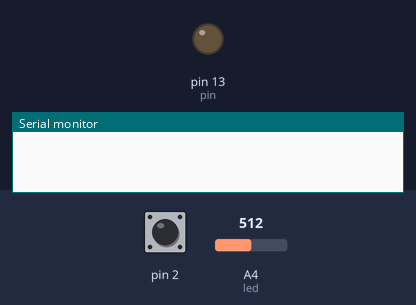
Bench run of a sketch on a simulated Arduino Uno, built with avr-gcc and run on an emulated ATmega328P. Shown: output pins drawn as LEDs (lit = HIGH), the last lines printed to the serial monitor. Dashed ring = blinking. Inputs (shaded band) come from the test bench; at power-on: pin 2 LOW, A4 (led) = 512.

Above: at 1.2 s.
1.3 s: pin 2 driven HIGH
At 2.3 s:
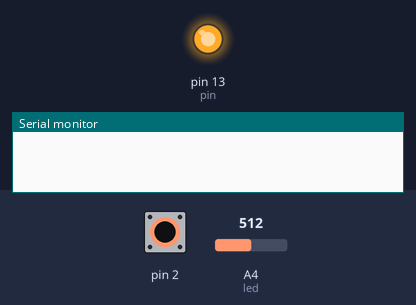
2.8 s: pin 2 driven LOW
At 3.5 s:
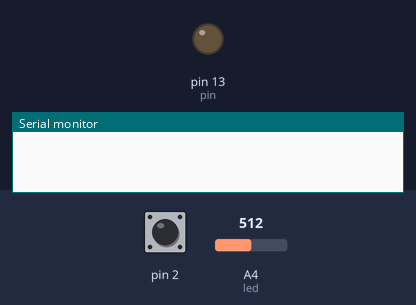
4.3 s: pin 2 pulsed HIGH 5 times (0.12 s each, 0.3 s apart)
At 5.56 s:
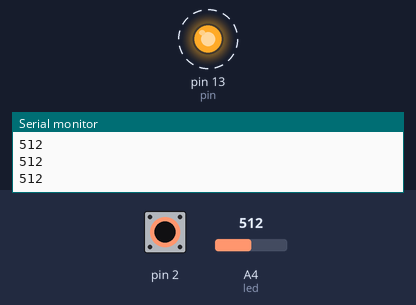
Timing chart, 0 to 7.3 s (numbered marks = the images above; inputs shaded):
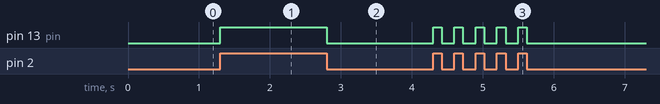

Measured:
- after the input at 1.3 s, pin 13 (pin): LOW → HIGH at once
- after the input at 2.8 s, pin 13 (pin): HIGH → LOW at once
- after the input at 4.3 s, pin 13 (pin): alternates HIGH for 0.12 s and LOW for 0.18 s, 10 changes in all, then stays LOW, starting at once

The sketch:

Sorting.ino
```cpp
int pin = 13;

bool flag = false;

volatile int state = LOW;

int i = 0;
int arr[10];

void setup()
{
    pinMode (pin, OUTPUT);
    attachInterrupt (digitalPinToInterrupt (2), led, CHANGE);
    Serial.begin (9600);
}

void loop()
{
    digitalWrite (pin, state);

    if (flag)
    {
        for (int j = 0; j < 10; j++)
        {
            Serial.println (arr[j]);
        }

        flag = false;
    }
}

void led()
{
    state = !state;
    arr[i] = analogRead (A4);

    if (i >= 10)
    {
        flag = true;
        i = 0;
    }

    i++;
}
```
